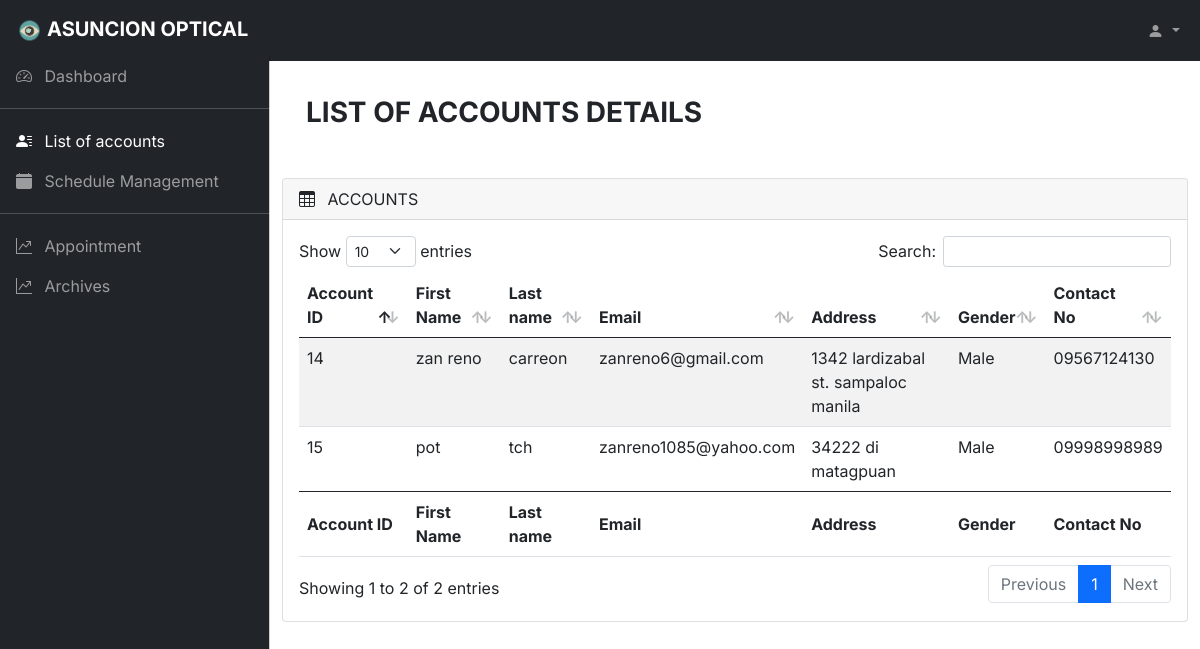
The app's page /loa.php with its own data.
### tables this page shows
CREATE TABLE `data` (
  `ID` int(11) NOT NULL,
  `Email` varchar(100) NOT NULL,
  `Pass` varchar(255) NOT NULL,
  `First_Name` varchar(100) NOT NULL,
  `Last_Name` varchar(100) NOT NULL,
  `Gender` varchar(100) NOT NULL,
  `Contact` varchar(12) NOT NULL,
  `Home` varchar(100) NOT NULL,
  `vkey` varchar(255) NOT NULL,
  `verified` tinyint(1) NOT NULL DEFAULT 0,
  `createdate` timestamp(6) NOT NULL DEFAULT current_timestamp(6)
);

### loa.php (the view, shortened to what this page needs)
<?php
include_once 'main/includes/dbh.inc.php';
?>
<!DOCTYPE html>
<html lang="en">
  <head>
    <link rel="stylesheet" href="css/bootstrap.min.css" />
    <link rel="stylesheet" href="https://cdn.jsdelivr.net/npm/bootstrap-icons@1.4.1/font/bootstrap-icons.css" />
    <link rel="stylesheet" href="css/dataTables.bootstrap5.min.css" />
    <link rel="stylesheet" href="css/style1.css" />
  </head>
  <body>
    <nav class="navbar navbar-expand-lg navbar-dark bg-dark fixed-top">
      <div class="container-fluid">
        <a class="navbar-brand me-auto ms-lg-0 ms-3 text-uppercase fw-bold"
          href="#"> <img src="img/eyel.png" height="35" width="35">Asuncion Optical</a>
        <div class="collapse navbar-collapse" id="topNavBar">
          <ul class="navbar-nav ms-auto">
            <li class="nav-item dropdown">
              <a
                class="nav-link dropdown-toggle ms-2"
                href="#"
                role="button"
                data-bs-toggle="dropdown"
                aria-expanded="false"
              >
                <i class="bi bi-person-fill"></i>
              </a>
            </li>
          </ul>
        </div>
      </div>
    </nav>
    <div class="offcanvas offcanvas-start sidebar-nav bg-dark" tabindex="-1"  id="sidebar">
      <div class="offcanvas-body p-0">
        <nav class="navbar-dark">
          <ul class="navbar-nav">
            <li>
              <a href="dashboard.php" class="nav-link px-3">
                <span class="me-2"><i class="bi bi-speedometer2"></i></span>
                <span>Dashboard</span>
              </a>
            </li>
            <li class="my-1"><hr class="dropdown-divider bg-light" /></li>
            <li>
              <a href="#" class="nav-link px-3 active">
                <span class="me-2"><i class="bi bi-person-lines-fill"></i></span>
                <span>List of accounts</span>
              </a>
            </li>
            <li>
              <a href="ds.php" class="nav-link px-3">
                <span class="me-2"><i class="bi bi-calendar-fill"></i></i></span>
                <span>Schedule Management</span>
              </a>
            </li>
            <li class="my-1"><hr class="dropdown-divider bg-light" /></li>
            <li>
              <a href="app.php" class="nav-link px-3">
                <span class="me-2"><i class="bi bi-graph-up"></i></span>
                <span>Appointment</span>
              </a>
            </li>
            <li>
              <a href="archives.php" class="nav-link px-3">
                <span class="me-2"><i class="bi bi-graph-up"></i></span>
                <span>Archives</span>
              </a>
            </li>
          </ul>
        </nav>
      </div>
    </div>
    <main class="mt-5 pt-4">
        <div class="container-fluid">
            <div class="">
                <div class="col-md-12">
                    <h3 class="fw-bold text-uppercase p-4">LIST OF accounts Details</h3>
                  </div>
                <div class="col-md-12 mb-3 pt-3">
                  <div class="card">
                    <div class="card-header">
                      <span><i class="bi bi-table me-2"></i></span> ACCOUNTS
                    </div>
                    <div class="card-body">
                      <div class="table-responsive">
                        <table
                          id="example"
                          class="table table-striped data-table"
                          style="width: 100%"
                        >
                          <thead>
                            <tr>
                              <th>Account ID</th>
                              <th>First Name</th>
                              <th>Last name</th>
                              <th>Email</th>
                              <th>Address</th>
                              <th>Gender</th>
                              <th>Contact No</th>
                            </tr>
                          </thead>
                          <tbody>
                          <?php
                          $result = $conn->query("SELECT * FROM data order by id desc");
                          while ($row = $result->fetch_assoc()){
                          ?>
                            <tr>
                              <td><?php echo $row['ID'];?></td>
                              <td><?php echo $row['First_Name'];?></td>
                              <td><?php echo $row['Last_Name'];?></td>
                              <td><?php echo $row['Email'];?></td>
                              <td><?php echo $row['Home'];?></td>
                              <td><?php echo $row['Gender'];?></td>
                              <td><?php echo $row['Contact'];?></td>
                            </tr>
                            <?php
                              }
                            ?>
                          </tbody>
                          <tfoot>
                            <tr>
                                <th>Account ID</th>
                                <th>First Name</th>
                                <th>Last name</th>
                                <th>Email</th>
                                <th>Address</th>
                                <th>Gender</th>
                                <th>Contact No</th>
                            </tr>
                          </tfoot>
                        </table>
                      </div>
                    </div>
                  </div>
                </div>
              </div>
            </div>
        </main>
  </body>
</html>

### css/style1.css (style rules this page uses)
body, button { font-family: "Inter", sans-serif; }
:root { --offcanvas-width: 270px; --topNavbarHeight: 56px; }
.sidebar-nav { width: var(--offcanvas-width); }
@media (min-width: 992px) { body { overflow: auto !important; } }
@media (min-width: 992px) { main { margin-left: var(--offcanvas-width); } }
@media (min-width: 992px) { .sidebar-nav { -webkit-transform: none; transform: none; visibility: visible !important; height: calc(100% - var(--topNavbarHeight)); top: var(--topNavbarHeight); } }

### records on screen
data: ID "15", First_Name "pot", Last_Name "tch", Email "zanreno1085@yahoo.com", Home "34222 di matagpuan", Gender "Male", Contact "09998998989"
data: ID "14", First_Name "zan reno", Last_Name "carreon", Email "zanreno6@gmail.com", Home "1342 lardizabal st. sampaloc manila", Gender "Male", Contact "09567124130"
